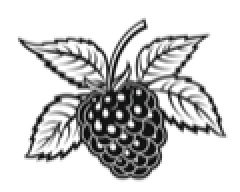
#> input picture data/brombeere.png, 120 x 96 px (shown 2 times larger)
$ python print_image.py ../data/brombeere.png 100
#> lines starting #> are read from the running program, lines starting #| are printed output that depends on the picture; after the words box and inside, x2 and y2 are one past the last pixel; in counts of white or black regions, pixels touching at a corner belong together
#!/usr/bin/env python3
"""
Example Python client for printing images to ESP32 Thermal Printer Gateway
Demonstrates how to convert and send image files via WiFi
"""

import requests
import sys
import base64
from PIL import Image
import io

# Gateway configuration
GATEWAY_IP = "192.168.4.1"  # Default AP mode IP
BASE_URL = f"http://{GATEWAY_IP}"


def convert_image_to_bitmap(image_path, max_width=384):
    """
    Convert an image to 1-bit black and white bitmap

    Args:
        image_path: Path to the image file
        max_width: Maximum width in pixels (thermal printers typically use 384 or 576)

    Returns:
        tuple: (bitmap_data_base64, width, height)
    """
#> called with image_path = '../data/brombeere.png', max_width = 100
    # Open and convert image
    img = Image.open(image_path)
#> img is the input picture: PIL image 120x96 RGBA; mean R, G, B, A 204.7, 204.7, 204.7, 255

    # Convert to grayscale
    img = img.convert('L')
#> img: PIL image 120x96 L

    # Resize if too wide
    width, height = img.size
#> width = 120; height = 96
    if width > max_width:
        height = int(height * (max_width / width))
#> height = 80
        width = max_width
        img = img.resize((width, height), Image.Resampling.LANCZOS)
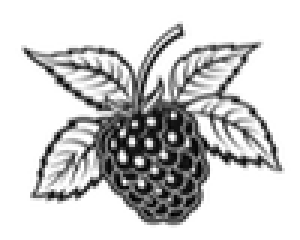
#> img: PIL image 100x80 L (shown 3 times larger); min 0, max 255, mean 204.3

    print(f"Image size: {width}x{height} pixels")
#| Image size: 100x80 pixels

    # Convert to 1-bit black and white
    img = img.point(lambda x: 0 if x < 128 else 255, '1')
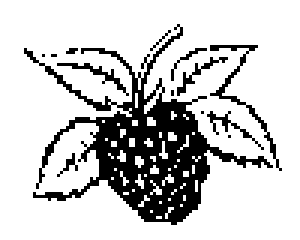
#> img: PIL image 100x80 1 (shown 3 times larger); 79.3% white; 14 black regions (9 under 20 px), largest, box (x1, y1, x2, y2) and area: (8, 8, 91, 75) 1375, (70, 15, 94, 57) 99, (19, 21, 43, 32) 46, (59, 19, 76, 32) 39, (69, 37, 88, 50) 39

    # Convert to bitmap bytes
    width_bytes = (width + 7) // 8
    bitmap_data = bytearray(width_bytes * height)

    pixels = img.load()
    for y in range(height):
        for x in range(width):
            if pixels[x, y] == 0:  # Black pixel
                byte_idx = y * width_bytes + (x // 8)
                bit_idx = 7 - (x % 8)
                bitmap_data[byte_idx] |= (1 << bit_idx)

    # Encode to base64
    bitmap_base64 = base64.b64encode(bytes(bitmap_data)).decode('ascii')

    return bitmap_base64, width, height


def print_image(image_path, max_width=384):
    """
    Send an image to the thermal printer

    Args:
        image_path: Path to the image file
        max_width: Maximum width in pixels

    Returns:
        bool: True if successful, False otherwise
    """
    try:
        print(f"\nProcessing image: {image_path}")

        # Convert image to bitmap
        bitmap_data, width, height = convert_image_to_bitmap(image_path, max_width)
#> width = 100; height = 80

        print(f"Bitmap size: {len(bitmap_data)} bytes (base64 encoded)")
#| Bitmap size: 1388 bytes (base64 encoded)

        # Prepare JSON payload
        payload = {
            "data": bitmap_data,
            "width": width,
            "height": height
        }

        print("Sending to printer...")

        # Send to gateway
        response = requests.post(
            f"{BASE_URL}/printImage",
            json=payload,
            timeout=30
        )
        response.raise_for_status()
        result = response.json()

        if result.get('success'):
            print(f"✓ Image printed successfully!")
            print(f"  Dimensions: {result.get('width')}x{result.get('height')} pixels")
            return True
        else:
            print(f"✗ Error: {result.get('error', 'Unknown error')}")
            return False

    except FileNotFoundError:
        print(f"✗ Error: Image file not found: {image_path}")
        return False
    except requests.exceptions.RequestException as e:
        print(f"✗ Error communicating with gateway: {e}")
        return False
    except Exception as e:
        print(f"✗ Error: {e}")
        return False


def main():
    """Main function"""
    if len(sys.argv) < 2:
        print("Usage:")
        print(f"  {sys.argv[0]} <image_file> [max_width]")
        print("\nExamples:")
        print(f"  {sys.argv[0]} logo.png")
        print(f"  {sys.argv[0]} photo.jpg 320")
        print("\nSupported formats: PNG, JPG, GIF, BMP, etc.")
        print("Recommended max width: 384 pixels (thermal printer standard)")
        sys.exit(1)

    image_path = sys.argv[1]
    max_width = 384

    if len(sys.argv) > 2:
        try:
            max_width = int(sys.argv[2])
            if max_width <= 0 or max_width > 576:
                print("Warning: max_width should be between 1 and 576")
                max_width = min(max(max_width, 1), 576)
        except ValueError:
            print("Warning: Invalid max_width, using default (384)")

    success = print_image(image_path, max_width)
    sys.exit(0 if success else 1)


if __name__ == "__main__":
    main()
#> (the call stopped at in print_image, `response = requests.post( f"{BASE_URL}/printImage", json=payload, time..`: requests is not available in this run)
